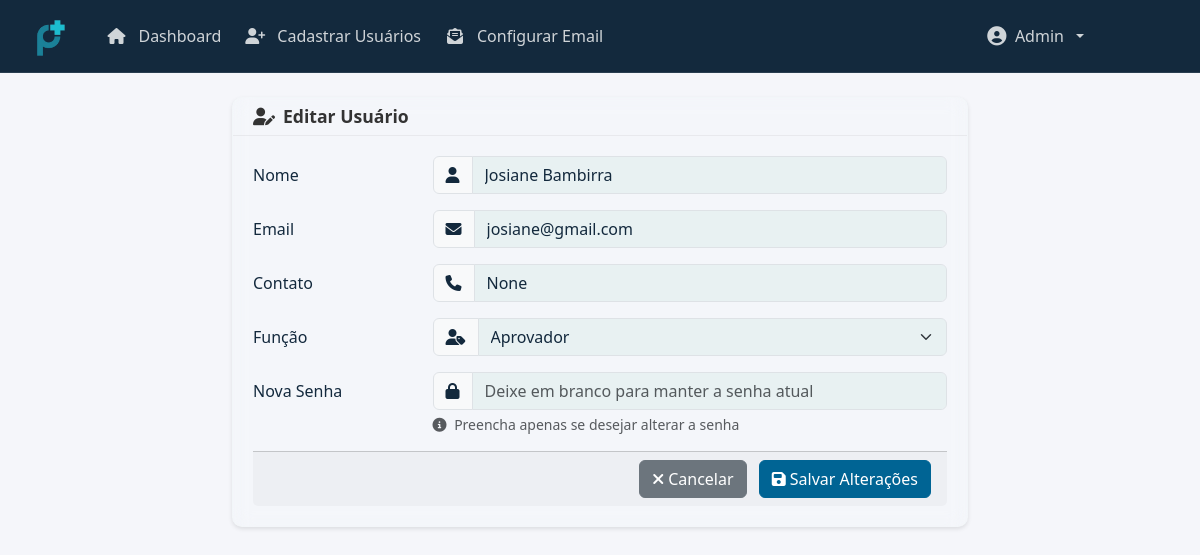
/edit_user/3 (signed in), run on the app's committed database.
### models.py (models this page shows, shortened)
class User(UserMixin, db.Model):
    id = db.Column(db.Integer, primary_key=True)
    name = db.Column(db.String(100), nullable=False)
    email = db.Column(db.String(120), unique=True, nullable=False)
    password = db.Column(db.String(200), nullable=False)
    contact = db.Column(db.String(20))
    role = db.Column(db.String(20), nullable=False)  # 'administrador', 'aprovador', 'solicitante'
    is_active = db.Column(db.Boolean, default=True)
    budgets_requested = db.relationship('Budget', backref='solicitante', lazy=True, foreign_keys='Budget.solicitante_id')
    budgets_approved = db.relationship('Budget', backref='aprovador', lazy=True, foreign_keys='Budget.aprovador_id')

### routes.py (the view, shortened to what this page needs)
@app.route('/edit_user/<int:user_id>', methods=['GET', 'POST'])
@login_required
def edit_user(user_id):
    if current_user.role != 'administrador':
        flash('Acesso negado. Você não tem permissão para editar usuários.', 'danger')
        return redirect(url_for('dashboard'))
    user = User.query.get_or_404(user_id)
    return render_template('edit_user.html', user=user)

### app.py (called while the page is built)
def create_app():
    app = Flask(__name__)
    app.config.from_object(Config)
    if not os.path.exists(app.config['UPLOAD_FOLDER']):
        os.makedirs(app.config['UPLOAD_FOLDER'])
    db.init_app(app)
    login_manager.init_app(app)
    mail.init_app(app)
    migrate.init_app(app, db)
    csrf.init_app(app)
    login_manager.login_view = 'login'
    @login_manager.user_loader
    def load_user(user_id):
        from models import User
        return User.query.get(int(user_id))
    return app

### templates/edit_user.html (shortened to what this page needs)
{% extends "base.html" %}
{% block content %}
<div class="container py-4">
    <div class="row justify-content-center">
        <div class="col-md-8">
            <div class="card">
                <div class="card-header py-2 d-flex justify-content-between align-items-center">
                    <h5 class="mb-0">
                        <i class="fas fa-user-edit me-2"></i>Editar Usuário
                    </h5>
                </div>
                <div class="card-body">
                    <form method="POST" class="needs-validation" novalidate>
                        <div class="row mb-3">
                            <label for="name" class="col-sm-3 col-form-label">Nome</label>
                            <div class="col-sm-9">
                                <div class="input-group">
                                    <span class="input-group-text">
                                        <i class="fas fa-user"></i>
                                    </span>
                                    <input type="text" class="form-control" id="name" name="name"
                                           value="{{ user.name }}" required>
                                </div>
                            </div>
                        </div>
                        <div class="row mb-3">
                            <label for="email" class="col-sm-3 col-form-label">Email</label>
                            <div class="col-sm-9">
                                <div class="input-group">
                                    <span class="input-group-text">
                                        <i class="fas fa-envelope"></i>
                                    </span>
                                    <input type="email" class="form-control" id="email" name="email"
                                           value="{{ user.email }}" required>
                                </div>
                            </div>
                        </div>
                        <div class="row mb-3">
                            <label for="contact" class="col-sm-3 col-form-label">Contato</label>
                            <div class="col-sm-9">
                                <div class="input-group">
                                    <span class="input-group-text">
                                        <i class="fas fa-phone"></i>
                                    </span>
                                    <input type="text" class="form-control" id="contact" name="contact"
                                           value="{{ user.contact }}">
                                </div>
                            </div>
                        </div>
                        <div class="row mb-3">
                            <label for="role" class="col-sm-3 col-form-label">Função</label>
                            <div class="col-sm-9">
                                <div class="input-group">
                                    <span class="input-group-text">
                                        <i class="fas fa-user-tag"></i>
                                    </span>
                                    <select class="form-select" id="role" name="role" required>
                                        <option value="aprovador" {% if user.role == 'aprovador' %}selected{% endif %}>
                                            Aprovador
                                        </option>
                                    </select>
                                </div>
                            </div>
                        </div>
                        <div class="row mb-3">
                            <label for="password" class="col-sm-3 col-form-label">Nova Senha</label>
                            <div class="col-sm-9">
                                <div class="input-group">
                                    <span class="input-group-text">
                                        <i class="fas fa-lock"></i>
                                    </span>
                                    <input type="password" class="form-control" id="password" name="password"
                                           placeholder="Deixe em branco para manter a senha atual">
                                </div>
                                <div class="form-text text-muted">
                                    <i class="fas fa-info-circle me-1"></i>
                                    Preencha apenas se desejar alterar a senha
                                </div>
                            </div>
                        </div>
                        <div class="card-footer text-end">
                            <a href="{{ url_for('dashboard') }}" class="btn btn-secondary me-2">
                                <i class="fas fa-times me-1"></i>Cancelar
                            </a>
                            <button type="submit" class="btn btn-primary">
                                <i class="fas fa-save me-1"></i>Salvar Alterações
                            </button>
                        </div>
                    </form>
                </div>
            </div>
        </div>
    </div>
</div>
{% endblock %}

### templates/base.html (shortened to what this page needs)
<!DOCTYPE html>
<html lang="pt-br">
<head>
    <link href="https://cdn.jsdelivr.net/npm/bootstrap@5.3.0/dist/css/bootstrap.min.css" rel="stylesheet">
    <link href="https://cdnjs.cloudflare.com/ajax/libs/font-awesome/6.4.0/css/all.min.css" rel="stylesheet">
    <link href="{{ url_for('static', filename='css/base.css') }}" rel="stylesheet">
</head>
<body>
    <div class="toast-container position-fixed top-0 end-0 p-3">
    </div>
    <div class="content-wrapper">
        {% if not request.endpoint == 'login' and not request.endpoint == 'reset_password_request' and not request.endpoint == 'reset_password' %}
        <nav class="navbar navbar-expand-lg">
            <div class="container-fluid">
                <a class="navbar-brand" href="{{ url_for('dashboard') }}">
                    <img src="{{ url_for('static', filename='img/logo-planeje.png') }}" alt="Logo Planeje+" height="40">
                </a>
                <div class="collapse navbar-collapse" id="navbarNav">
                    {% if current_user.is_authenticated %}
                    <ul class="navbar-nav me-auto">
                        <li class="nav-item">
                            <a class="nav-link {% if request.endpoint == 'dashboard' %}active{% endif %}" href="{{ url_for('dashboard') }}">
                                <i class="fas fa-home me-1"></i>Dashboard
                            </a>
                        </li>
                        {% if current_user.role == 'administrador' %}
                        <li class="nav-item">
                            <a class="nav-link {% if request.endpoint == 'register' %}active{% endif %}" href="{{ url_for('register') }}">
                                <i class="fas fa-user-plus me-1"></i>Cadastrar Usuários
                            </a>
                        </li>
                        <li class="nav-item">
                            <a class="nav-link {% if request.endpoint == 'email_config' %}active{% endif %}" href="{{ url_for('email_config') }}">
                                <i class="fas fa-envelope-open-text me-1"></i>Configurar Email
                            </a>
                        </li>
                        {% endif %}
                    </ul>
                    <div class="header-user-menu">
                        <ul class="navbar-nav">
                            <li class="nav-item dropdown">
                                <a class="nav-link dropdown-toggle user-menu" href="#"
                                   id="userDropdown" role="button"
                                   data-bs-toggle="dropdown">
                                    <i class="fas fa-user-circle"></i>
                                    <span>{{ current_user.name }}</span>
                                </a>
                            </li>
                        </ul>
                    </div>
                    {% endif %}
                </div>
            </div>
        </nav>
        {% endif %}
        {% block content %}{% endblock %}
    </div>
</body>
</html>

### static/css/base.css (style rules this page uses)
:root { --primary-color: #0066b3; --primary-dark: #005294; --primary-light: #e6f3ff; --success-color: #43A047; --warning-color: #FFA000; --danger-color: #E53935; --text-primary: #333333; --text-secondary: #666666; --background-main: #f5f6fa; --background-dark: #1e2632; --border-color: #e0e0e0; }
body { background-color: var(--background-main); color: var(--text-primary); min-height: 100vh; transition: background-color 0.3s ease, color 0.3s ease; }
.card { border: none; box-shadow: 0 2px 4px rgba(0,0,0,0.1); border-radius: 10px; background: white; margin-bottom: 1.5rem; transition: all 0.3s ease; border: 1px solid rgba(0,0,0,0.1); }
.card-header { background-color: transparent; border-bottom: 1px solid rgba(0,0,0,0.05); padding: 1.25rem; border-radius: 10px 10px 0 0; }
.card-header h5 { color: var(--text-primary); font-weight: 600; font-size: 1.1rem; margin: 0; }
.card-body { padding: 1.25rem; }
.navbar { background-color: #1e2632 !important; padding: 1rem; border-bottom: 1px solid rgba(255, 255, 255, 0.1); }
.navbar-brand img { height: 40px; }
.navbar-brand { padding: 0; margin-right: 2rem; }
.navbar-nav { margin-right: 30px; }
.navbar-nav .nav-item { margin-right: 20px; }
.navbar-nav .nav-link { padding: 8px 15px; }
.header-user-menu { margin-left: auto; padding-right: 30px; }
.header-user-menu .nav-link { display: flex; align-items: center; gap: 8px; }
.navbar .nav-link { color: rgba(255, 255, 255, 0.8) !important; font-weight: 500; display: flex; align-items: center; gap: 8px; padding: 8px 16px; border-radius: 6px; transition: all 0.3s ease; }
.navbar .nav-link i { font-size: 16px; width: 20px; text-align: center; }
.navbar .nav-item:not(:last-child) { margin-right: 8px; }
.header-user-menu .nav-link { display: flex; align-items: center; gap: 0.5rem; padding: 0.5rem 1rem; }
.header-user-menu .nav-link i { font-size: 1.2rem; }
.header-user-menu { display: flex; align-items: center; }

### templates/base.html (style rules this page uses)
:root { --color-dark: #13293d; --color-primary: #006494; --color-secondary: #247ba0; --color-accent: #1b98e0; --color-light: #e8f1f2; --bs-primary: var(--color-primary); --bs-primary-rgb: 0, 100, 148; --bs-secondary: var(--color-secondary); --bs-secondary-rgb: 36, 123, 160; --bs-body-color: var(--color-dark); --bs-body-bg: var(--color-light); --bs-link-color: var(--color-accent); --bs-link-hover-color: var(--color-secondary); --transition-speed: 0.3s; }
.btn-primary { background-color: var(--color-primary); border-color: var(--color-primary); }
.navbar { background-color: var(--color-dark) !important; border-bottom: 1px solid rgba(232, 241, 242, 0.1); }
.card { background-color: rgba(232, 241, 242, 0.05); border: 1px solid rgba(232, 241, 242, 0.1); backdrop-filter: blur(10px); }
body { font-family: 'Segoe UI', system-ui, -apple-system, sans-serif; transition: background-color var(--transition-speed), color var(--transition-speed); }
.content-wrapper { flex: 1 0 auto; display: flex; flex-direction: column; }

### data on the page
User: name "Admin"
User: name "Josiane Bambirra", email "josiane@gmail.com", contact "None", role "Aprovador"
